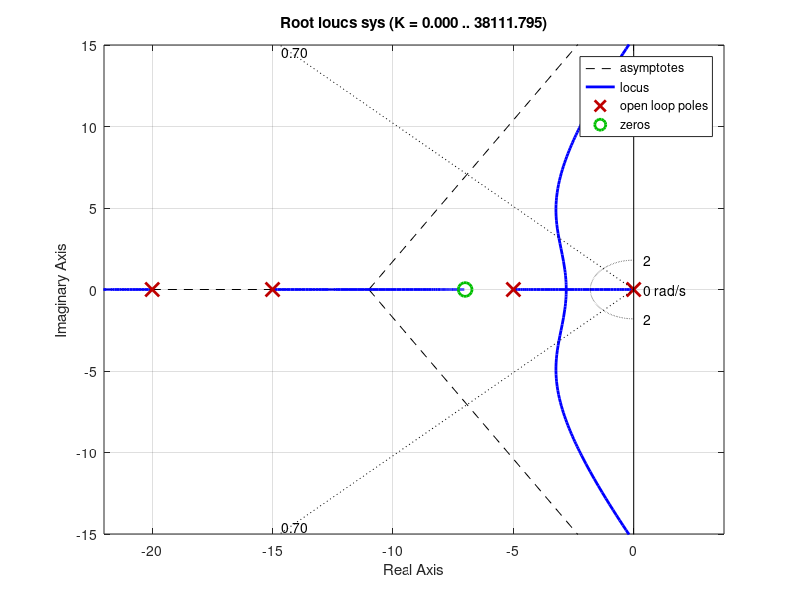

Source code (MATLAB):
s = tf('s');
sys = (s+7)/(s*(s+5)*(s+15)*(s+20));
rlocus(sys);
axis([-22 3 -15 15]);
zeta = 0.7;
wn = 1.8;
sgrid(zeta,wn);